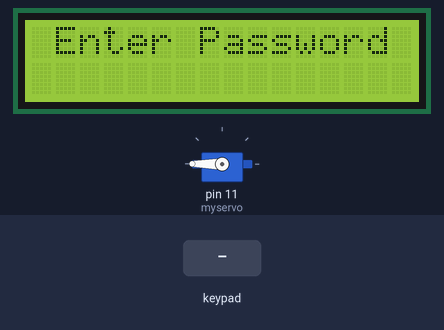
Bench run of a sketch on a simulated Arduino Uno, built with avr-gcc and run on an emulated ATmega328P. Shown: servo, 16×2 character LCD. Inputs (shaded band) come from the test bench. EEPROM starts erased; what the sketch prints to the serial monitor is not drawn.

Above: at 13.4 s.
13.5 s: keypad keys 1 2 3 4 5 6 # pressed 0.4 s apart
At 16.8 s:
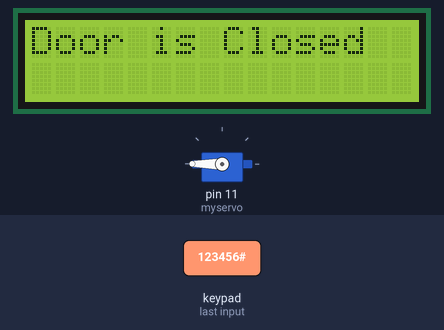
17.8 s: key 'C' pressed
At 19.4 s:
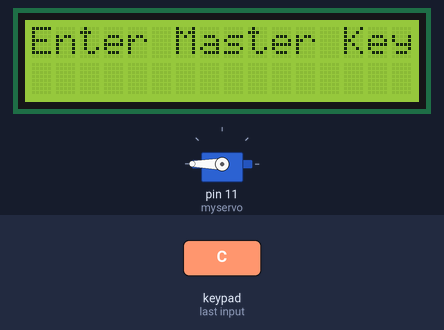
19.8 s: keypad keys 1 2 3 4 5 6 * pressed 0.4 s apart
At 23.3 s:
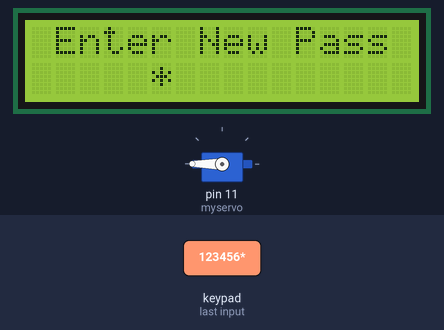
24.1 s: keypad keys 1 2 3 4 5 6 A pressed 0.4 s apart
At 26.2 s:
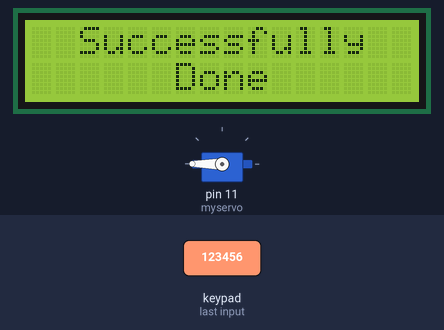
Timing chart, 0 to 27.7 s (numbered marks = the images above; inputs shaded):
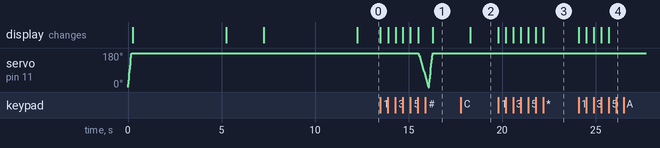

Measured:
- after the input at 13.5 s, the display: first changes at once (image 1 shows a later state)
- after the input at 17.8 s, the display: first differs from a run without the input after 0.51 s (image 2)
- after the input at 19.8 s, the display: first changes at once (image 3 shows a later state)
- after the input at 24.1 s, the display: first changes at once (image 4 shows a later state)

The sketch:

smart_door_lock.ino
```cpp
#include <Keypad.h>
#include <Servo.h>
#include <EEPROM.h>
#include <LiquidCrystal.h>
Servo myservo;


#define Password_Lenght 7

int pos = 0;

char Data[Password_Lenght];
char Master[Password_Lenght] = "123456";

char current[Password_Lenght];
byte data_count = 0, master_count = 0;
bool Pass_is_good;
LiquidCrystal lcd(A0, A1, A2, A3, A4, A5);
int c=0;

bool cpress=false;

int i=0;

const byte ROWS=4;
const byte COLS=4;

char keys[ROWS][COLS]={

  {'1','2','3','A'},

   {'4','5','6','B'},

   {'7','8','9','C'},

   {'*','0','#','D'},


};

byte rowPins[ROWS]={9,8,7,6};
byte colPins[COLS]={5,4,3,2};
bool door = true;

int e=0;

Keypad customKeypad   = Keypad( makeKeymap(keys), rowPins, colPins, ROWS, COLS);


void instruction()
{
  lcd.clear();

   lcd.print("Assalamualaikum");

  delay(5000);

  lcd.clear();


lcd.setCursor(2,0);
  lcd.print("Instruction");

  delay(2000);

  lcd.clear();

  lcd.setCursor(0,0);

  lcd.print("To set or Change");

  lcd.setCursor(0,1);

 lcd.print("Password Press C");

  delay(5000);

  lcd.clear();

  lcd.setCursor(1,0);

   lcd.print("Enter Password");
}
void setup()
{
  Serial.begin(9600);
  myservo.attach(11);
  ServoClose();
  cpress=false;
  lcd.begin(16,2);

  instruction();


  c=0;
  e=0;


}

void loop()
{


     if (door == 0)
  {

   char customKey = customKeypad.getKey();

    if(customKey)Serial.println(customKey);

    if (customKey == '#')
    {


      ServoClose();

      lcd.clear();

        lcd.print("Door is Closed");

        delay(2000);

        lcd.clear();

  lcd.setCursor(1,0);

   lcd.print("Enter Password");

      door = 1;
    }


  }

  else {


    Open();
  }


}


void clearData()
{
  while (data_count != 0)
  {
    Data[data_count--] = 0;
  }
   cpress=false;
   c=0;
  return;
}

void ServoOpen()
{
  for (pos = 180; pos >= 0; pos -= 5) {
    // in steps of 1 degree
    myservo.write(pos);
    delay(15);
  }
   cpress=false;
   c=0;
}

void ServoClose()
{
  for (pos = 0; pos <= 180; pos += 5) {
    myservo.write(pos);
    delay(5);
  }
  cpress=false;
  c=0;


}

int master_key()
{
  char str[7];


    for(int i=0; i<6;)
    {
      char customKey = customKeypad.getKey();

      if(customKey)
      {

         if(customKey=='B')
      {
        if(i>0)
        i--;

        lcd.clear();


             lcd.print("Enter Master Key");


      }

      else{

          str[i]= customKey;


           i++;

      }

lcd.setCursor(5,1);
       for(int c=0; c<i; c++)
    {
      lcd.print("*");
    }


    }
    }

    str[6]='\0';


    if(strcmp(str, Master)==0)
    return 1;

    else return 0;
}

void Open()
{
  char customKey = customKeypad.getKey();
  if (customKey)
  {
   Serial.println(customKey);

   if(customKey=='A'){
    instruction();
   }
    else if(customKey == 'C')
    {

       lcd.clear();

        lcd.print("Enter Master Key");


         if(master_key())
         {
            c=0;
      cpress=true;
       Serial.println(0);
       e=0;


           lcd.clear();
           lcd.setCursor(1,0);

           lcd.print("Enter New Pass");
         }
         else
         {
              lcd.clear();

            lcd.print("Wrong Password");

              delay(2000);

              lcd.clear();

             lcd.setCursor(1,0);

             lcd.print("Enter Password");


         }


    }

    else if(cpress)
    {

      if(customKey=='B')
      {
        if(c>0)
        c--;

         lcd.clear();

             lcd.setCursor(1,0);

            lcd.print("Enter New Pass");

         lcd.setCursor(5,1);

         for(int i=0; i<c; i++)
    {
      lcd.print("*");
    }

      }

      else{
       current[c] = customKey;


        EEPROM.write(c++, customKey);

        lcd.setCursor(5,1);

    for(int i=0; i<c; i++)
    {
      lcd.print("*");
    }


          if(c==6)
          {
            c=0;
            cpress=false;
            Serial.println(current);

            lcd.clear();

            lcd.setCursor(2,0);

            lcd.print("Successfully");


            lcd.setCursor(6,1);

            lcd.print("Done");

            delay(2000);

             lcd.clear();

             lcd.setCursor(1,0);

             lcd.print("Enter Password");
          }


         Serial.println(1);
      }
    }

    else {

      if(customKey=='B')
      {
        if(data_count>0)
        data_count--;

        lcd.clear();

             lcd.setCursor(1,0);

             lcd.print("Enter Password");


      }

      else{

      Data[data_count] = customKey;

      // Serial.println(2);

    data_count++;
      }


     lcd.setCursor(5,1);

    for(int i=0; i<data_count; i++)
    {
      lcd.print("*");
    }


    }
  }

  if (data_count == Password_Lenght - 1)
  {
    Serial.println(Master);
    Serial.println(Data);


     for(int i=0; i<6; i++)
     {
        current[i]=EEPROM.read(i);
     }

        Serial.println(current);


    if (!strcmp(Data, Master) || !strcmp(Data, current))
    {
       lcd.clear();

    lcd.print("Press # to close");

      ServoOpen();

      door = 0;
    }
    else
    {
      lcd.clear();

      lcd.print("Wrong Password");

      delay(2000);

      lcd.clear();

      lcd.print("Enter Password");


      door = 1;
    }
    clearData();
  }
}
```
